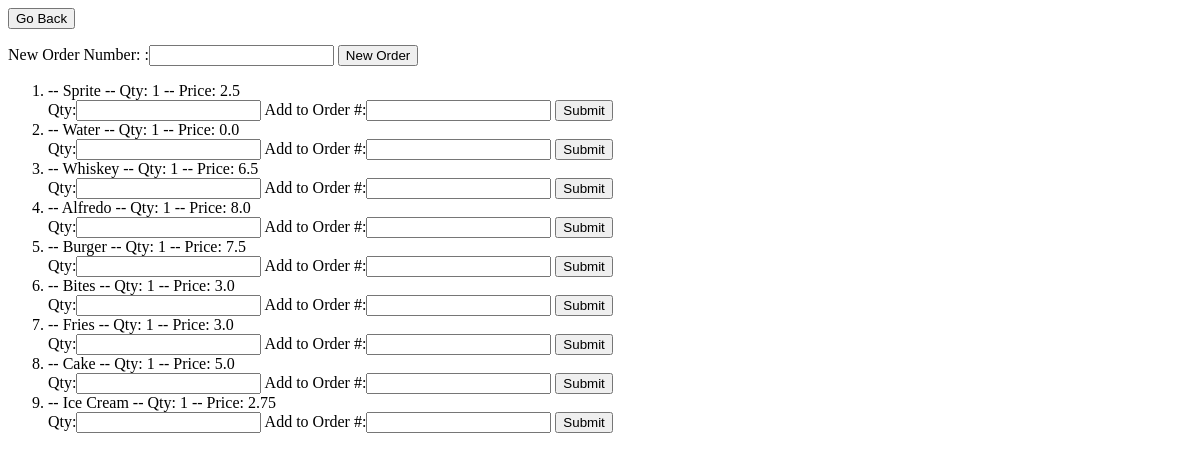
The page /OrderingSystem/clone_w_context/ on the database as committed earlier.
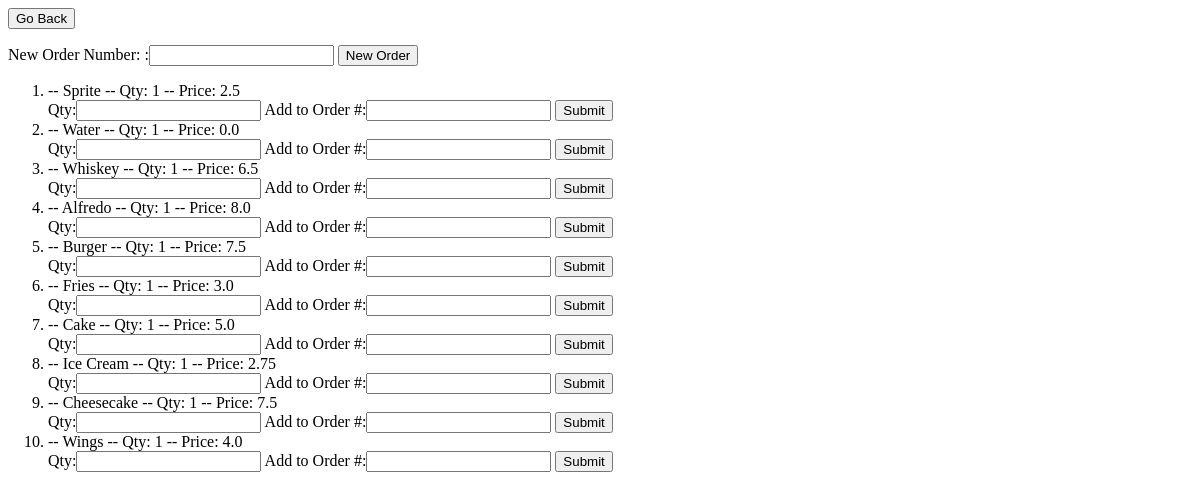
The same page on the database as committed later.
### OrderingSystem/models.py (models this page shows, shortened)
class Item(models.Model):
    on_order = models.ForeignKey(Order, on_delete=models.CASCADE, default='')  # changed from manytomany to foreignkey
    on_menu = models.ForeignKey(ItemMenu, on_delete=models.CASCADE, default='')  # belongs on menu or inactive
    on_category = models.ForeignKey(ItemCategory, on_delete=models.CASCADE, default='')  # what category is this
    item_name = models.CharField(max_length=200, default='')
    item_quantity = models.IntegerField(default=1)
    item_price = models.FloatField(default=1.0)

### OrderingSystem/views.py (the view, shortened to what this page needs)
# urls.py: path('clone_w_context/', views.place_new_order, name='deep_page'),
def place_new_order(request):
    form = NewOrderForm()
    form2 = ItemRequestForm()
    context = {
        'menu': Item.objects.filter(
            on_menu__menu_name__exact="Active Menu"
        ),
        'form': form,
        'form2': form2,
    }
    return render(request, 'separate/must_go_deeper.html', context)

### OrderingSystem/forms.py (shortened to what this page needs)
class NewOrderForm(forms.Form):
    new_order_num = forms.IntegerField(label="New Order Number: ")

class ItemRequestForm(forms.Form):
    item_quantity = forms.IntegerField(label="Qty:", max_value=20)
    add_to_order = forms.IntegerField(label="Add to Order #:")

### templates/separate/must_go_deeper.html (shortened to what this page needs)
{% extends 'base.html' %}
{% block content %}
<form action="{% url 'clone_page' %}">
	<input type="submit" value="Go Back"/>
</form>
<form action "{% url 'deep_page' %}" method='post'>
	{{form}}
	<input type="submit" value="New Order" name="_newOrder"/>
</form>
		<ol>
		{% for item in menu %}
			<li>
			-- {{item.item_name}} -- Qty: {{item.item_quantity}} -- Price: {{item.item_price}}
				<form action "{% url 'deep_page' %}" method='post'>
					{{form2}}
					<input type="submit" value="Submit" name="_newItem"/>
				</form>
			</li>
		{% endfor %}
		</ol>
{% endblock %}

Rows that differ between the two databases and show on the page:
removed Item: item_name "Bites", item_quantity "1", item_price "3.0"
added Item: item_name "Cheesecake", item_quantity "1", item_price "7.5"
added Item: item_name "Wings", item_quantity "1", item_price "4.0"
